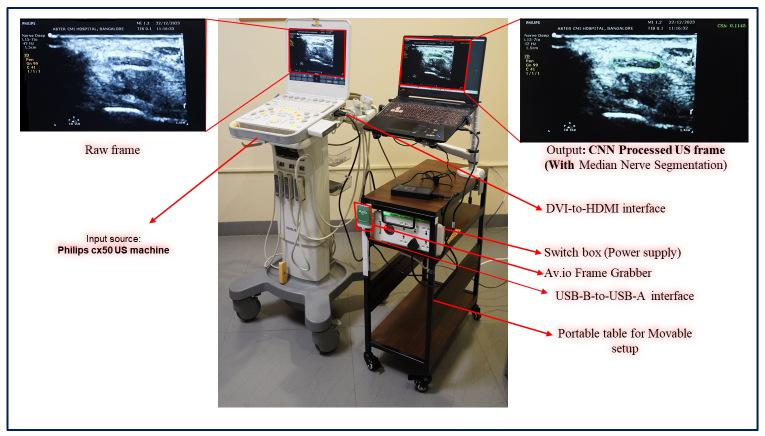
#> input picture images/Real_time_setup.png, 1529 x 872 px (shown at 1/2 size)
$ python -i contour_loss.py   (imports and definitions only)   (older library calls are emulated)
#> lines starting #> are read from the running program, lines starting #| are printed output that depends on the picture
#!/usr/bin/env python3
# -*- coding: utf-8 -*-
"""
Created on Thu Nov 23 19:13:09 2023

@author: venkatesh
"""

import torch
import torch.nn.functional as F
from torch.autograd import Variable
import numpy as np


#!/usr/bin/env python3
# -*- coding: utf-8 -*-
"""
Created on Thu Nov 23 18:23:33 2023

@author: venkatesh
"""

#!/usr/env/bin python3.6

from typing import List

import torch
import numbers
import math
from torch import Tensor, einsum
from torch import nn
from scipy.ndimage import distance_transform_edt, morphological_gradient, distance_transform_cdt
from skimage.measure import label, regionprops
import matplotlib.pyplot as plt
from torch.nn import functional as F


#!/usr/bin/env python3.6

from random import random
from pathlib import Path
from multiprocessing.pool import Pool

from typing import Any, Callable, Iterable, List, Set, Tuple, TypeVar, Union

import torch
import numpy as np
from tqdm import tqdm
from torch import einsum
from torch import Tensor
from functools import partial
from skimage.io import imsave
from PIL import Image, ImageOps
from scipy.ndimage import distance_transform_edt as distance
from scipy.spatial.distance import directed_hausdorff


# functions redefinitions
tqdm_ = partial(tqdm, ncols=175,
                leave=False,
                bar_format='{l_bar}{bar}| {n_fmt}/{total_fmt} [' '{rate_fmt}{postfix}]')

A = TypeVar("A")
B = TypeVar("B")
T = TypeVar("T", Tensor, np.ndarray)

def flatten_(to_flat: Iterable[Iterable[A]]) -> List[A]:
    return [e for l in to_flat for e in l]
def map_(fn: Callable[[A], B], iter: Iterable[A]) -> List[B]:
    return list(map(fn, iter))


def mmap_(fn: Callable[[A], B], iter: Iterable[A]) -> List[B]:
    return Pool().map(fn, iter)


def uc_(fn: Callable) -> Callable:
    return partial(uncurry, fn)


def uncurry(fn: Callable, args: List[Any]) -> Any:
    return fn(*args)


def id_(x):
    return x


# fns
def soft_size(a: Tensor) -> Tensor:
    return torch.einsum("bcwh->bc", a)[..., None]


def batch_soft_size(a: Tensor) -> Tensor:
    return torch.einsum("bcwh->c", a)[..., None]


# [16 lines left out: function soft_centroid, not called in this run]


# Assert utils
def uniq(a: Tensor) -> Set:
    return set(torch.unique(a.cpu()).numpy())


def sset(a: Tensor, sub: Iterable) -> bool:
    return uniq(a).issubset(sub)


def eq(a: Tensor, b) -> bool:
    return torch.eq(a, b).all()


# [4 lines left out: function simplex, not called in this run]


def one_hot(t: Tensor, axis=1) -> bool:
    return simplex(t, axis) and sset(t, [0, 1])


# # Metrics and shitz
# [11 lines left out: function meta_dice, not called in this run]


dice_coef = partial(meta_dice, "bcwh->bc")
dice_batch = partial(meta_dice, "bcwh->c")  # used for 3d dice


# [189 lines left out: functions intersection, union, haussdorf, numpy_haussdorf, probs2class, class2one_hot and 8 more, not called in this run]


class CrossEntropy():
    # [15 lines left out: functions __init__, __call__, not called in this run]


class GeneralizedDice():
    # [20 lines left out: functions __init__, __call__, not called in this run]


class SurfaceLoss():
    '''
    Boundary loss implementation
    Inputs:
    @probs: probability maps provded from the output of the network
    @dc: distance maps computed when the dataset class is initialized
    outputs:
    @loss: boundary loss
    @description:
    the loss finetunes the probability maps by the groundtruth distance map representations.
    '''
    # [17 lines left out: functions __init__, __call__, not called in this run]


class HDDTBinaryLoss():
    '''
    Hausdorf loss implementation for binary segmentation
    '''
    # [31 lines left out: functions __init__, __call__, not called in this run]


class soft_cldice_loss():
    '''
    inputs shape  (batch, channel, height, width).
    calculate clDice loss
    Because pred and target at moment of loss calculation will be a torch tensors
    it is preferable to calculate target_skeleton on the step of batch forming,
    when it will be in numpy array format by means of opencv
    '''
    # [14 lines left out: functions __init__, __call__, not called in this run]


import numpy as np
import cv2
import torch

def opencv_skelitonize(img):
    skel = np.zeros(img.shape, np.uint8)
    img = img.astype(np.uint8)
    size = np.size(img)
    element = cv2.getStructuringElement(cv2.MORPH_CROSS,(3,3))
    done = False
    while( not done):
        eroded = cv2.erode(img,element)
        temp = cv2.dilate(eroded,element)
        temp = cv2.subtract(img,temp)
        skel = cv2.bitwise_or(skel,temp)
        img = eroded.copy()
        zeros = size - cv2.countNonZero(img)
        if zeros==size:
            done = True
    return skel


# [22 lines left out: functions norm_intersection, compute_edts_forhdloss, not called in this run]


####################################################################################

class NaivePenalty():
    # [54 lines left out: functions __init__, __call__, _iou, not called in this run]

class IOU(torch.nn.Module):
    def __init__(self, size_average = True):
        super(IOU, self).__init__()
        self.size_average = size_average

    def forward(self, pred, target):

        return _iou(pred, target, self.size_average)
#%%


# [9 lines left out: function contour, not called in this run]

class contour_loss():
    def __init__(self, **kwargs):
        print("contour loss was calling")

    # [11 lines left out: function forward, not called in this run]


#%%
import torch
import torch.nn as nn

# [5 lines left out: function contour, not called in this run]

class ContourLoss(nn.Module):
    def __init__(self, **kwargs):
        super(ContourLoss, self).__init__()
        print("Contour loss was initialized")

    # [11 lines left out: function forward, not called in this run]


#%%

# [1 line that did not run here, left out]
# [1 line that did not run here, left out]

# Instantiate the ContourLoss
loss_calculator = ContourLoss()

# [1 line that did not run here, left out]
# [1 line not run here, left out]

>>> import cv2
>>> picture = cv2.imread('../images/Real_time_setup.png')
#> picture is the input picture: shape (872, 1529, 3); mean B, G, R 169.7, 172.2, 175.7
>>> result = opencv_skelitonize(picture)
#> in opencv_skelitonize, `size = np.size(img)`: size = 3999864
#> the loop in opencv_skelitonize, `while( not done):` made 1 pass
#> pass 1, in opencv_skelitonize, `eroded = cv2.erode(img,element)`:
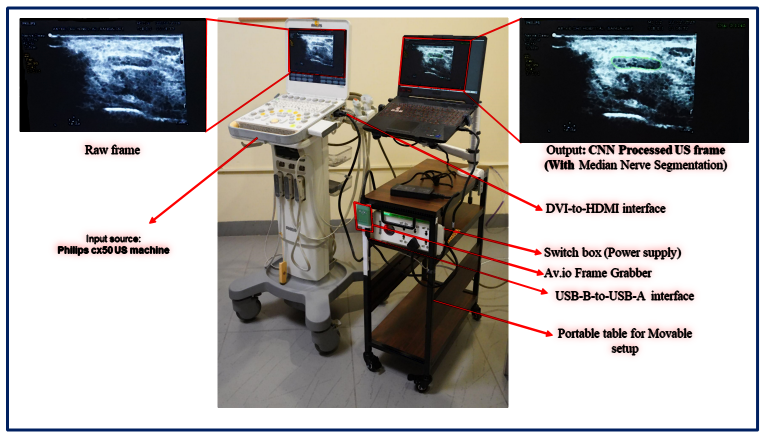
#> eroded: shape (872, 1529, 3) (shown at 1/2 size); mean B, G, R 161.2, 163.2, 166.5
#> pass 1, in opencv_skelitonize, `temp = cv2.subtract(img,temp)`:
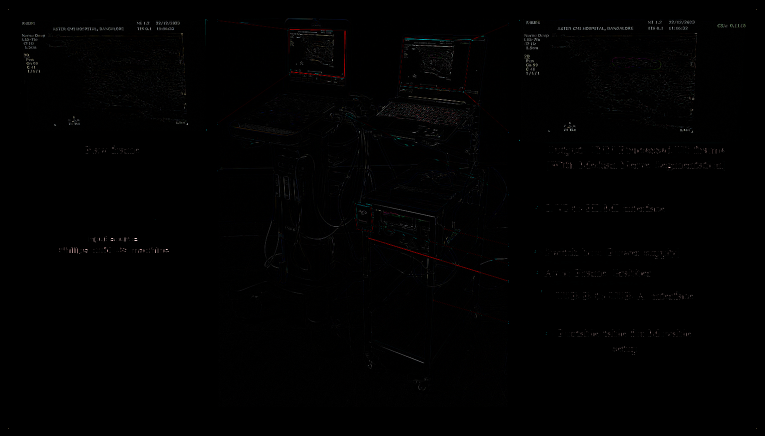
#> temp: shape (872, 1529, 3) (shown at 1/2 size); mean B, G, R 1.2, 1.2, 1.3
#> (the run stopped early here; a loop or call above may not have finished)
